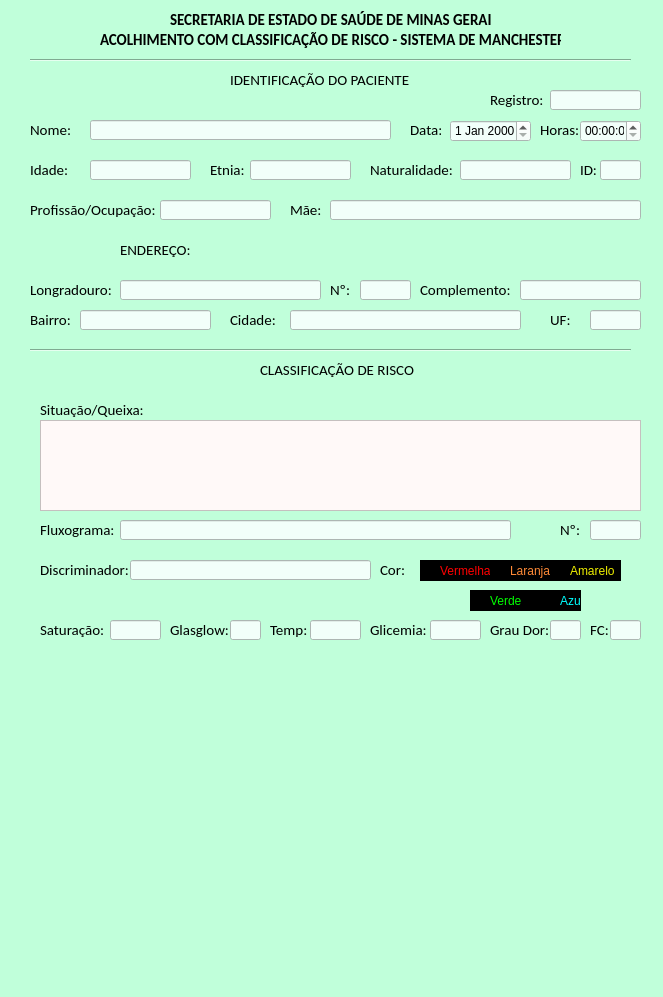
<?xml version="1.0" encoding="UTF-8"?>
<ui version="4.0">
 <class>FichaAmbulatorialVerso</class>
 <widget class="QMainWindow" name="FichaAmbulatorialVerso">
  <property name="geometry">
   <rect>
    <x>0</x>
    <y>0</y>
    <width>663</width>
    <height>997</height>
   </rect>
  </property>
  <property name="windowTitle">
   <string>SISTEMA DE MANCHESTER</string>
  </property>
  <property name="styleSheet">
   <string notr="true">background-color: rgb(192, 255, 218);</string>
  </property>
  <widget class="QWidget" name="centralwidget">
   <widget class="QLabel" name="labelTitulo">
    <property name="geometry">
     <rect>
      <x>170</x>
      <y>10</y>
      <width>321</width>
      <height>20</height>
     </rect>
    </property>
    <property name="font">
     <font>
      <family>Calibri</family>
      <pointsize>11</pointsize>
      <weight>75</weight>
      <bold>true</bold>
     </font>
    </property>
    <property name="text">
     <string>SECRETARIA DE ESTADO DE SAÚDE DE MINAS GERAIS</string>
    </property>
   </widget>
   <widget class="QLabel" name="labelSubTitulo">
    <property name="geometry">
     <rect>
      <x>100</x>
      <y>30</y>
      <width>461</width>
      <height>20</height>
     </rect>
    </property>
    <property name="font">
     <font>
      <family>Calibri</family>
      <pointsize>11</pointsize>
      <weight>75</weight>
      <bold>true</bold>
     </font>
    </property>
    <property name="text">
     <string>ACOLHIMENTO COM CLASSIFICAÇÃO DE RISCO - SISTEMA DE MANCHESTER</string>
    </property>
   </widget>
   <widget class="QLabel" name="labelIndentificacaoPaciente">
    <property name="geometry">
     <rect>
      <x>230</x>
      <y>70</y>
      <width>191</width>
      <height>20</height>
     </rect>
    </property>
    <property name="font">
     <font>
      <family>Calibri</family>
      <pointsize>11</pointsize>
      <weight>50</weight>
      <bold>false</bold>
     </font>
    </property>
    <property name="text">
     <string>IDENTIFICAÇÃO DO PACIENTE</string>
    </property>
   </widget>
   <widget class="QLabel" name="labelRegistro">
    <property name="geometry">
     <rect>
      <x>490</x>
      <y>90</y>
      <width>61</width>
      <height>20</height>
     </rect>
    </property>
    <property name="font">
     <font>
      <family>Calibri</family>
      <pointsize>11</pointsize>
      <weight>50</weight>
      <bold>false</bold>
     </font>
    </property>
    <property name="text">
     <string>Registro:</string>
    </property>
   </widget>
   <widget class="QLineEdit" name="lineEditRegistro">
    <property name="geometry">
     <rect>
      <x>550</x>
      <y>90</y>
      <width>91</width>
      <height>20</height>
     </rect>
    </property>
    <property name="styleSheet">
     <string notr="true">background-color: rgb(242, 255, 250);</string>
    </property>
    <property name="text">
     <string/>
    </property>
   </widget>
   <widget class="QLabel" name="labelNome">
    <property name="geometry">
     <rect>
      <x>30</x>
      <y>120</y>
      <width>41</width>
      <height>20</height>
     </rect>
    </property>
    <property name="font">
     <font>
      <family>Calibri</family>
      <pointsize>11</pointsize>
      <weight>50</weight>
      <bold>false</bold>
     </font>
    </property>
    <property name="text">
     <string>Nome:</string>
    </property>
   </widget>
   <widget class="QLineEdit" name="lineEditNome">
    <property name="geometry">
     <rect>
      <x>90</x>
      <y>120</y>
      <width>301</width>
      <height>20</height>
     </rect>
    </property>
    <property name="styleSheet">
     <string notr="true">background-color: rgb(242, 255, 250);</string>
    </property>
    <property name="text">
     <string/>
    </property>
   </widget>
   <widget class="QLabel" name="labelData">
    <property name="geometry">
     <rect>
      <x>410</x>
      <y>120</y>
      <width>31</width>
      <height>20</height>
     </rect>
    </property>
    <property name="font">
     <font>
      <family>Calibri</family>
      <pointsize>11</pointsize>
      <weight>50</weight>
      <bold>false</bold>
     </font>
    </property>
    <property name="text">
     <string>Data:</string>
    </property>
   </widget>
   <widget class="QDateEdit" name="dateEditData">
    <property name="geometry">
     <rect>
      <x>450</x>
      <y>120</y>
      <width>81</width>
      <height>22</height>
     </rect>
    </property>
    <property name="styleSheet">
     <string notr="true">background-color: rgb(242, 255, 250);</string>
    </property>
   </widget>
   <widget class="QLabel" name="labelHora">
    <property name="geometry">
     <rect>
      <x>540</x>
      <y>120</y>
      <width>41</width>
      <height>20</height>
     </rect>
    </property>
    <property name="font">
     <font>
      <family>Calibri</family>
      <pointsize>11</pointsize>
      <weight>50</weight>
      <bold>false</bold>
     </font>
    </property>
    <property name="text">
     <string>Horas: </string>
    </property>
   </widget>
   <widget class="QTimeEdit" name="timeEditHora">
    <property name="geometry">
     <rect>
      <x>580</x>
      <y>120</y>
      <width>61</width>
      <height>22</height>
     </rect>
    </property>
    <property name="styleSheet">
     <string notr="true">background-color: rgb(242, 255, 250);</string>
    </property>
   </widget>
   <widget class="QLabel" name="labelIdade">
    <property name="geometry">
     <rect>
      <x>30</x>
      <y>160</y>
      <width>41</width>
      <height>20</height>
     </rect>
    </property>
    <property name="font">
     <font>
      <family>Calibri</family>
      <pointsize>11</pointsize>
      <weight>50</weight>
      <bold>false</bold>
     </font>
    </property>
    <property name="text">
     <string>Idade:</string>
    </property>
   </widget>
   <widget class="QLineEdit" name="lineEditIdade">
    <property name="geometry">
     <rect>
      <x>90</x>
      <y>160</y>
      <width>101</width>
      <height>20</height>
     </rect>
    </property>
    <property name="styleSheet">
     <string notr="true">background-color: rgb(242, 255, 250);</string>
    </property>
    <property name="text">
     <string/>
    </property>
   </widget>
   <widget class="QLabel" name="labelEtnia">
    <property name="geometry">
     <rect>
      <x>210</x>
      <y>160</y>
      <width>41</width>
      <height>20</height>
     </rect>
    </property>
    <property name="font">
     <font>
      <family>Calibri</family>
      <pointsize>11</pointsize>
      <weight>50</weight>
      <bold>false</bold>
     </font>
    </property>
    <property name="text">
     <string>Etnia:</string>
    </property>
   </widget>
   <widget class="QLineEdit" name="lineEditEtnia">
    <property name="geometry">
     <rect>
      <x>250</x>
      <y>160</y>
      <width>101</width>
      <height>20</height>
     </rect>
    </property>
    <property name="styleSheet">
     <string notr="true">background-color: rgb(242, 255, 250);</string>
    </property>
    <property name="text">
     <string/>
    </property>
   </widget>
   <widget class="QLabel" name="labelNaturalidade">
    <property name="geometry">
     <rect>
      <x>370</x>
      <y>160</y>
      <width>91</width>
      <height>20</height>
     </rect>
    </property>
    <property name="font">
     <font>
      <family>Calibri</family>
      <pointsize>11</pointsize>
      <weight>50</weight>
      <bold>false</bold>
     </font>
    </property>
    <property name="text">
     <string>Naturalidade:</string>
    </property>
   </widget>
   <widget class="QLineEdit" name="lineEditNaturalidade">
    <property name="geometry">
     <rect>
      <x>460</x>
      <y>160</y>
      <width>111</width>
      <height>20</height>
     </rect>
    </property>
    <property name="styleSheet">
     <string notr="true">background-color: rgb(242, 255, 250);</string>
    </property>
    <property name="text">
     <string/>
    </property>
   </widget>
   <widget class="QLabel" name="labelID">
    <property name="geometry">
     <rect>
      <x>580</x>
      <y>160</y>
      <width>21</width>
      <height>20</height>
     </rect>
    </property>
    <property name="font">
     <font>
      <family>Calibri</family>
      <pointsize>11</pointsize>
      <weight>50</weight>
      <bold>false</bold>
     </font>
    </property>
    <property name="text">
     <string>ID:</string>
    </property>
   </widget>
   <widget class="QLineEdit" name="lineEditID">
    <property name="geometry">
     <rect>
      <x>600</x>
      <y>160</y>
      <width>41</width>
      <height>20</height>
     </rect>
    </property>
    <property name="styleSheet">
     <string notr="true">background-color: rgb(242, 255, 250);</string>
    </property>
    <property name="text">
     <string/>
    </property>
   </widget>
   <widget class="QLabel" name="labelProfissao">
    <property name="geometry">
     <rect>
      <x>30</x>
      <y>200</y>
      <width>131</width>
      <height>20</height>
     </rect>
    </property>
    <property name="font">
     <font>
      <family>Calibri</family>
      <pointsize>11</pointsize>
      <weight>50</weight>
      <bold>false</bold>
     </font>
    </property>
    <property name="text">
     <string>Profissão/Ocupação:</string>
    </property>
   </widget>
   <widget class="QLineEdit" name="lineEditProfissao">
    <property name="geometry">
     <rect>
      <x>160</x>
      <y>200</y>
      <width>111</width>
      <height>20</height>
     </rect>
    </property>
    <property name="styleSheet">
     <string notr="true">background-color: rgb(242, 255, 250);</string>
    </property>
    <property name="text">
     <string/>
    </property>
   </widget>
   <widget class="QLabel" name="labelMae">
    <property name="geometry">
     <rect>
      <x>290</x>
      <y>200</y>
      <width>31</width>
      <height>20</height>
     </rect>
    </property>
    <property name="font">
     <font>
      <family>Calibri</family>
      <pointsize>11</pointsize>
      <weight>50</weight>
      <bold>false</bold>
     </font>
    </property>
    <property name="text">
     <string>Mãe:</string>
    </property>
   </widget>
   <widget class="QLineEdit" name="lineEditMae">
    <property name="geometry">
     <rect>
      <x>330</x>
      <y>200</y>
      <width>311</width>
      <height>20</height>
     </rect>
    </property>
    <property name="styleSheet">
     <string notr="true">background-color: rgb(242, 255, 250);</string>
    </property>
    <property name="text">
     <string/>
    </property>
   </widget>
   <widget class="QLabel" name="labelEndereco">
    <property name="geometry">
     <rect>
      <x>120</x>
      <y>240</y>
      <width>71</width>
      <height>20</height>
     </rect>
    </property>
    <property name="font">
     <font>
      <family>Calibri</family>
      <pointsize>11</pointsize>
      <weight>50</weight>
      <bold>false</bold>
     </font>
    </property>
    <property name="text">
     <string>ENDEREÇO:  </string>
    </property>
   </widget>
   <widget class="QLabel" name="labelLongradouro">
    <property name="geometry">
     <rect>
      <x>30</x>
      <y>280</y>
      <width>81</width>
      <height>20</height>
     </rect>
    </property>
    <property name="font">
     <font>
      <family>Calibri</family>
      <pointsize>11</pointsize>
      <weight>50</weight>
      <bold>false</bold>
     </font>
    </property>
    <property name="text">
     <string>Longradouro:</string>
    </property>
   </widget>
   <widget class="QLineEdit" name="lineEditLongradouro">
    <property name="geometry">
     <rect>
      <x>120</x>
      <y>280</y>
      <width>201</width>
      <height>20</height>
     </rect>
    </property>
    <property name="styleSheet">
     <string notr="true">background-color: rgb(242, 255, 250);</string>
    </property>
    <property name="text">
     <string/>
    </property>
   </widget>
   <widget class="QLabel" name="labelNumero">
    <property name="geometry">
     <rect>
      <x>330</x>
      <y>280</y>
      <width>21</width>
      <height>20</height>
     </rect>
    </property>
    <property name="font">
     <font>
      <family>Calibri</family>
      <pointsize>11</pointsize>
      <weight>50</weight>
      <bold>false</bold>
     </font>
    </property>
    <property name="text">
     <string>Nº:</string>
    </property>
   </widget>
   <widget class="QLineEdit" name="lineEditNumero">
    <property name="geometry">
     <rect>
      <x>360</x>
      <y>280</y>
      <width>51</width>
      <height>20</height>
     </rect>
    </property>
    <property name="styleSheet">
     <string notr="true">background-color: rgb(242, 255, 250);</string>
    </property>
    <property name="text">
     <string/>
    </property>
   </widget>
   <widget class="QLabel" name="labelComplemento">
    <property name="geometry">
     <rect>
      <x>420</x>
      <y>280</y>
      <width>91</width>
      <height>20</height>
     </rect>
    </property>
    <property name="font">
     <font>
      <family>Calibri</family>
      <pointsize>11</pointsize>
      <weight>50</weight>
      <bold>false</bold>
     </font>
    </property>
    <property name="text">
     <string>Complemento:</string>
    </property>
   </widget>
   <widget class="QLineEdit" name="lineEditComplemento">
    <property name="geometry">
     <rect>
      <x>520</x>
      <y>280</y>
      <width>121</width>
      <height>20</height>
     </rect>
    </property>
    <property name="styleSheet">
     <string notr="true">background-color: rgb(242, 255, 250);</string>
    </property>
    <property name="text">
     <string/>
    </property>
   </widget>
   <widget class="QLabel" name="labelBairro">
    <property name="geometry">
     <rect>
      <x>30</x>
      <y>310</y>
      <width>41</width>
      <height>20</height>
     </rect>
    </property>
    <property name="font">
     <font>
      <family>Calibri</family>
      <pointsize>11</pointsize>
      <weight>50</weight>
      <bold>false</bold>
     </font>
    </property>
    <property name="text">
     <string>Bairro:</string>
    </property>
   </widget>
   <widget class="QLineEdit" name="lineEditBairro">
    <property name="geometry">
     <rect>
      <x>80</x>
      <y>310</y>
      <width>131</width>
      <height>20</height>
     </rect>
    </property>
    <property name="styleSheet">
     <string notr="true">background-color: rgb(242, 255, 250);</string>
    </property>
    <property name="text">
     <string/>
    </property>
   </widget>
   <widget class="QLabel" name="labelCidade">
    <property name="geometry">
     <rect>
      <x>230</x>
      <y>310</y>
      <width>51</width>
      <height>20</height>
     </rect>
    </property>
    <property name="font">
     <font>
      <family>Calibri</family>
      <pointsize>11</pointsize>
      <weight>50</weight>
      <bold>false</bold>
     </font>
    </property>
    <property name="text">
     <string>Cidade:</string>
    </property>
   </widget>
   <widget class="QLineEdit" name="lineEditCidade">
    <property name="geometry">
     <rect>
      <x>290</x>
      <y>310</y>
      <width>231</width>
      <height>20</height>
     </rect>
    </property>
    <property name="styleSheet">
     <string notr="true">background-color: rgb(242, 255, 250);</string>
    </property>
    <property name="text">
     <string/>
    </property>
   </widget>
   <widget class="QLabel" name="labelUF">
    <property name="geometry">
     <rect>
      <x>550</x>
      <y>310</y>
      <width>21</width>
      <height>20</height>
     </rect>
    </property>
    <property name="font">
     <font>
      <family>Calibri</family>
      <pointsize>11</pointsize>
      <weight>50</weight>
      <bold>false</bold>
     </font>
    </property>
    <property name="text">
     <string>UF:</string>
    </property>
   </widget>
   <widget class="QLineEdit" name="lineEditUF">
    <property name="geometry">
     <rect>
      <x>590</x>
      <y>310</y>
      <width>51</width>
      <height>20</height>
     </rect>
    </property>
    <property name="styleSheet">
     <string notr="true">background-color: rgb(242, 255, 250);</string>
    </property>
    <property name="text">
     <string/>
    </property>
   </widget>
   <widget class="Line" name="line">
    <property name="geometry">
     <rect>
      <x>30</x>
      <y>50</y>
      <width>601</width>
      <height>20</height>
     </rect>
    </property>
    <property name="orientation">
     <enum>Qt::Horizontal</enum>
    </property>
   </widget>
   <widget class="QLabel" name="labelClassificacaoRisco">
    <property name="geometry">
     <rect>
      <x>260</x>
      <y>360</y>
      <width>161</width>
      <height>20</height>
     </rect>
    </property>
    <property name="font">
     <font>
      <family>Calibri</family>
      <pointsize>11</pointsize>
      <weight>50</weight>
      <bold>false</bold>
     </font>
    </property>
    <property name="text">
     <string>CLASSIFICAÇÃO DE RISCO</string>
    </property>
   </widget>
   <widget class="Line" name="line_2">
    <property name="geometry">
     <rect>
      <x>30</x>
      <y>340</y>
      <width>601</width>
      <height>20</height>
     </rect>
    </property>
    <property name="orientation">
     <enum>Qt::Horizontal</enum>
    </property>
   </widget>
   <widget class="QLabel" name="labelSituacaoQueixa">
    <property name="geometry">
     <rect>
      <x>40</x>
      <y>400</y>
      <width>111</width>
      <height>20</height>
     </rect>
    </property>
    <property name="font">
     <font>
      <family>Calibri</family>
      <pointsize>11</pointsize>
      <weight>50</weight>
      <bold>false</bold>
     </font>
    </property>
    <property name="text">
     <string>Situação/Queixa: </string>
    </property>
   </widget>
   <widget class="QTextEdit" name="textEditDescricaoSituacaoQueixa">
    <property name="geometry">
     <rect>
      <x>40</x>
      <y>420</y>
      <width>601</width>
      <height>91</height>
     </rect>
    </property>
    <property name="styleSheet">
     <string notr="true">background-color: rgb(255, 249, 248);</string>
    </property>
   </widget>
   <widget class="QLabel" name="labelFluxograma">
    <property name="geometry">
     <rect>
      <x>40</x>
      <y>520</y>
      <width>81</width>
      <height>20</height>
     </rect>
    </property>
    <property name="font">
     <font>
      <family>Calibri</family>
      <pointsize>11</pointsize>
      <weight>50</weight>
      <bold>false</bold>
     </font>
    </property>
    <property name="text">
     <string>Fluxograma: </string>
    </property>
   </widget>
   <widget class="QLineEdit" name="lineEditFluxograma">
    <property name="geometry">
     <rect>
      <x>120</x>
      <y>520</y>
      <width>391</width>
      <height>20</height>
     </rect>
    </property>
    <property name="styleSheet">
     <string notr="true">background-color: rgb(242, 255, 250);</string>
    </property>
    <property name="text">
     <string/>
    </property>
   </widget>
   <widget class="QLabel" name="labelNumeroFluxograma">
    <property name="geometry">
     <rect>
      <x>560</x>
      <y>520</y>
      <width>21</width>
      <height>20</height>
     </rect>
    </property>
    <property name="font">
     <font>
      <family>Calibri</family>
      <pointsize>11</pointsize>
      <weight>50</weight>
      <bold>false</bold>
     </font>
    </property>
    <property name="text">
     <string>Nº:</string>
    </property>
   </widget>
   <widget class="QLineEdit" name="lineEditNumeroFluxograma">
    <property name="geometry">
     <rect>
      <x>590</x>
      <y>520</y>
      <width>51</width>
      <height>20</height>
     </rect>
    </property>
    <property name="styleSheet">
     <string notr="true">background-color: rgb(242, 255, 250);</string>
    </property>
    <property name="text">
     <string/>
    </property>
   </widget>
   <widget class="QLabel" name="labelDiscriminador">
    <property name="geometry">
     <rect>
      <x>40</x>
      <y>560</y>
      <width>91</width>
      <height>20</height>
     </rect>
    </property>
    <property name="font">
     <font>
      <family>Calibri</family>
      <pointsize>11</pointsize>
      <weight>50</weight>
      <bold>false</bold>
     </font>
    </property>
    <property name="text">
     <string>Discriminador: </string>
    </property>
   </widget>
   <widget class="QLineEdit" name="lineEditDiscriminador">
    <property name="geometry">
     <rect>
      <x>130</x>
      <y>560</y>
      <width>241</width>
      <height>20</height>
     </rect>
    </property>
    <property name="styleSheet">
     <string notr="true">background-color: rgb(242, 255, 250);</string>
    </property>
    <property name="text">
     <string/>
    </property>
   </widget>
   <widget class="QLabel" name="labelCor">
    <property name="geometry">
     <rect>
      <x>380</x>
      <y>560</y>
      <width>31</width>
      <height>20</height>
     </rect>
    </property>
    <property name="font">
     <font>
      <family>Calibri</family>
      <pointsize>11</pointsize>
      <weight>50</weight>
      <bold>false</bold>
     </font>
    </property>
    <property name="text">
     <string>Cor:</string>
    </property>
   </widget>
   <widget class="QRadioButton" name="radioButtonVermelha">
    <property name="geometry">
     <rect>
      <x>420</x>
      <y>560</y>
      <width>71</width>
      <height>21</height>
     </rect>
    </property>
    <property name="styleSheet">
     <string notr="true">color: rgb(255, 0, 0);
background-color: rgb(0, 0, 0);</string>
    </property>
    <property name="text">
     <string>Vermelha</string>
    </property>
   </widget>
   <widget class="QRadioButton" name="radioLaranja">
    <property name="geometry">
     <rect>
      <x>490</x>
      <y>560</y>
      <width>61</width>
      <height>21</height>
     </rect>
    </property>
    <property name="styleSheet">
     <string notr="true">color: rgb(255, 138, 55);
background-color: rgb(0, 0, 0);
</string>
    </property>
    <property name="text">
     <string>Laranja</string>
    </property>
   </widget>
   <widget class="QRadioButton" name="radioAmarela">
    <property name="geometry">
     <rect>
      <x>550</x>
      <y>560</y>
      <width>71</width>
      <height>21</height>
     </rect>
    </property>
    <property name="styleSheet">
     <string notr="true">color: rgb(239, 239, 0);
background-color: rgb(0, 0, 0);</string>
    </property>
    <property name="text">
     <string>Amarelo</string>
    </property>
   </widget>
   <widget class="QRadioButton" name="radioVerde">
    <property name="geometry">
     <rect>
      <x>470</x>
      <y>590</y>
      <width>71</width>
      <height>21</height>
     </rect>
    </property>
    <property name="styleSheet">
     <string notr="true">color: rgb(0, 255, 0);
background-color: rgb(0, 0, 0);</string>
    </property>
    <property name="text">
     <string>Verde</string>
    </property>
   </widget>
   <widget class="QRadioButton" name="radioAzul">
    <property name="geometry">
     <rect>
      <x>540</x>
      <y>590</y>
      <width>41</width>
      <height>21</height>
     </rect>
    </property>
    <property name="styleSheet">
     <string notr="true">color: rgb(0, 255, 255);
background-color: rgb(0, 0, 0);</string>
    </property>
    <property name="text">
     <string>Azul</string>
    </property>
   </widget>
   <widget class="QLabel" name="labelSaturacao">
    <property name="geometry">
     <rect>
      <x>40</x>
      <y>620</y>
      <width>71</width>
      <height>20</height>
     </rect>
    </property>
    <property name="font">
     <font>
      <family>Calibri</family>
      <pointsize>11</pointsize>
      <weight>50</weight>
      <bold>false</bold>
     </font>
    </property>
    <property name="text">
     <string>Saturação:</string>
    </property>
   </widget>
   <widget class="QLineEdit" name="lineEditSaturacao">
    <property name="geometry">
     <rect>
      <x>110</x>
      <y>620</y>
      <width>51</width>
      <height>20</height>
     </rect>
    </property>
    <property name="styleSheet">
     <string notr="true">background-color: rgb(242, 255, 250);</string>
    </property>
    <property name="text">
     <string/>
    </property>
   </widget>
   <widget class="QLabel" name="labelGlasgow">
    <property name="geometry">
     <rect>
      <x>170</x>
      <y>620</y>
      <width>61</width>
      <height>20</height>
     </rect>
    </property>
    <property name="font">
     <font>
      <family>Calibri</family>
      <pointsize>11</pointsize>
      <weight>50</weight>
      <bold>false</bold>
     </font>
    </property>
    <property name="text">
     <string>Glasglow:</string>
    </property>
   </widget>
   <widget class="QLineEdit" name="lineEditGlasgow">
    <property name="geometry">
     <rect>
      <x>230</x>
      <y>620</y>
      <width>31</width>
      <height>20</height>
     </rect>
    </property>
    <property name="styleSheet">
     <string notr="true">background-color: rgb(242, 255, 250);</string>
    </property>
    <property name="text">
     <string/>
    </property>
   </widget>
   <widget class="QLabel" name="labelTemperatura">
    <property name="geometry">
     <rect>
      <x>270</x>
      <y>620</y>
      <width>41</width>
      <height>20</height>
     </rect>
    </property>
    <property name="font">
     <font>
      <family>Calibri</family>
      <pointsize>11</pointsize>
      <weight>50</weight>
      <bold>false</bold>
     </font>
    </property>
    <property name="text">
     <string>Temp:</string>
    </property>
   </widget>
   <widget class="QLineEdit" name="lineEditTemperatura">
    <property name="geometry">
     <rect>
      <x>310</x>
      <y>620</y>
      <width>51</width>
      <height>20</height>
     </rect>
    </property>
    <property name="styleSheet">
     <string notr="true">background-color: rgb(242, 255, 250);</string>
    </property>
    <property name="text">
     <string/>
    </property>
   </widget>
   <widget class="QLabel" name="labelGlicemia">
    <property name="geometry">
     <rect>
      <x>370</x>
      <y>620</y>
      <width>61</width>
      <height>20</height>
     </rect>
    </property>
    <property name="font">
     <font>
      <family>Calibri</family>
      <pointsize>11</pointsize>
      <weight>50</weight>
      <bold>false</bold>
     </font>
    </property>
    <property name="text">
     <string>Glicemia:</string>
    </property>
   </widget>
   <widget class="QLineEdit" name="lineEditGlicemia">
    <property name="geometry">
     <rect>
      <x>430</x>
      <y>620</y>
      <width>51</width>
      <height>20</height>
     </rect>
    </property>
    <property name="styleSheet">
     <string notr="true">background-color: rgb(242, 255, 250);</string>
    </property>
    <property name="text">
     <string/>
    </property>
   </widget>
   <widget class="QLabel" name="labelGrauDor">
    <property name="geometry">
     <rect>
      <x>490</x>
      <y>620</y>
      <width>61</width>
      <height>20</height>
     </rect>
    </property>
    <property name="font">
     <font>
      <family>Calibri</family>
      <pointsize>11</pointsize>
      <weight>50</weight>
      <bold>false</bold>
     </font>
    </property>
    <property name="text">
     <string>Grau Dor:</string>
    </property>
   </widget>
   <widget class="QLineEdit" name="lineEditGrauDor">
    <property name="geometry">
     <rect>
      <x>550</x>
      <y>620</y>
      <width>31</width>
      <height>20</height>
     </rect>
    </property>
    <property name="styleSheet">
     <string notr="true">background-color: rgb(242, 255, 250);</string>
    </property>
    <property name="text">
     <string/>
    </property>
   </widget>
   <widget class="QLabel" name="labelFC">
    <property name="geometry">
     <rect>
      <x>590</x>
      <y>620</y>
      <width>21</width>
      <height>20</height>
     </rect>
    </property>
    <property name="font">
     <font>
      <family>Calibri</family>
      <pointsize>11</pointsize>
      <weight>50</weight>
      <bold>false</bold>
     </font>
    </property>
    <property name="text">
     <string>FC:</string>
    </property>
   </widget>
   <widget class="QLineEdit" name="lineEditFC">
    <property name="geometry">
     <rect>
      <x>610</x>
      <y>620</y>
      <width>31</width>
      <height>20</height>
     </rect>
    </property>
    <property name="styleSheet">
     <string notr="true">background-color: rgb(242, 255, 250);</string>
    </property>
    <property name="text">
     <string/>
    </property>
   </widget>
  </widget>
 </widget>
 <resources/>
 <connections/>
</ui>
